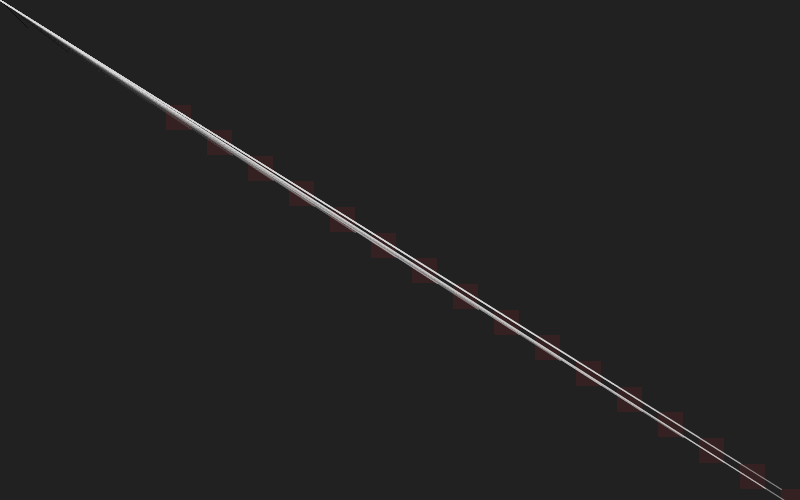
Frame 1 (no input)
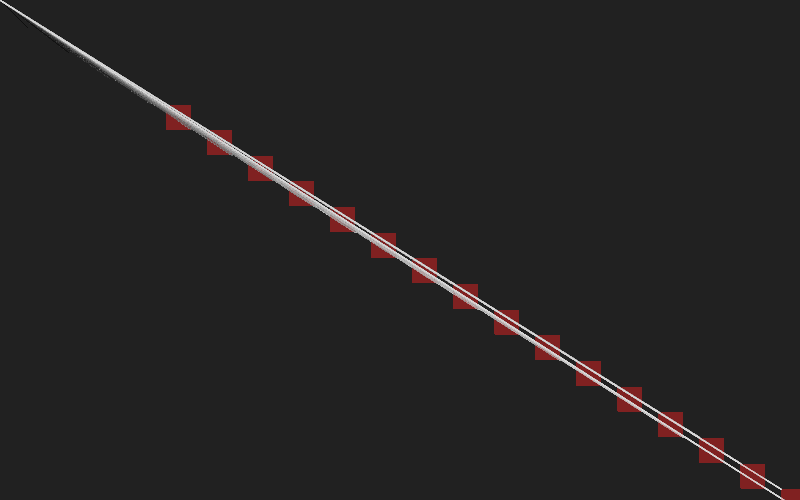
Frame 60 (the mouse pressed at the canvas centre just before this capture)
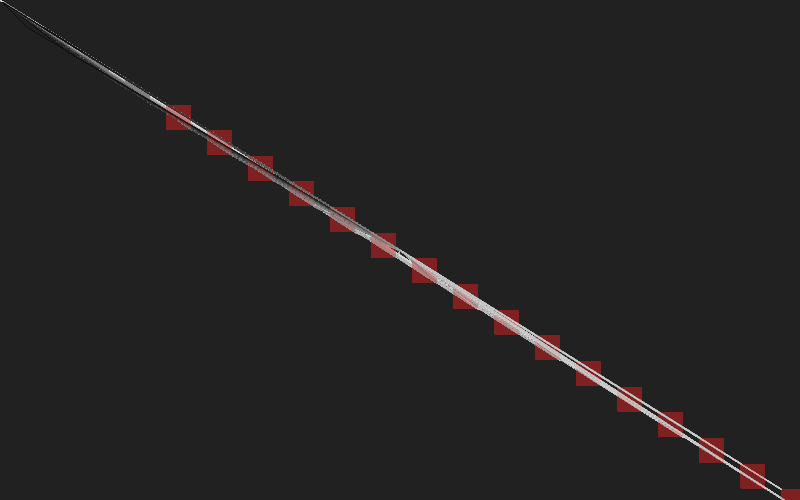
Frame 120 (the mouse held since frame 60 and released just before this capture)

The Processing sketch that drew these frames (run headless with seeded random() and noise(); from frame 60 on, the mouse is pressed at the canvas centre):

// Processing sketch: processing_33764
// ── processing_33764.pde

void setup() { 
  size(800, 500);
  background (33);
  smooth();
}

//input fibonacci sequence, unknown number of items
int[] fibonacci = { 
  0, 1, 1, 2, 3, 5, 8, 13, 21, 34, 55, 89, 144, 233, 377, 610, 987, 1597, 2584, 4181, 6765, 10946, 17711, 28657, 46368, 75025, 121393, 196418, 317811, 514229, 832040, 1346269, 2178309, 3524578, 5702887, 9227465, 14930352, 24157817, 39088169
};


void draw() {
  // background (33);

//for loop, count from 0 to fibonacci sequence length
  for (int i = 0; i<fibonacci.length; i+=2) {
    for (int j = 0; j<fibonacci.length; j+=2) {
      
      //mapping fibonacci length to doc's width and height
      float fib = map(i, 0, fibonacci.length, 0, width);
      float fib2 = map(i, 0, fibonacci.length, 0, height);

      //draw a set of rectangles, color and position based on fibonacci seq
      fill (fib, 0, 0, 1);
      noStroke();      
      rect (fib+2, fib2+2, 25, 25);

      //lines' pos based on fibonacci sequence
      stroke(random(0, fib), 10);
      strokeWeight(1);
      line (fib+2, fib2+2, mouseX, mouseY);
      line (fib+2+25, fib2+2+25, mouseX, mouseY);

    }
  }
}

// press a to know length of array
void keyPressed() {
  if (key == 'a') {
    println (fibonacci.length);
  }
}
